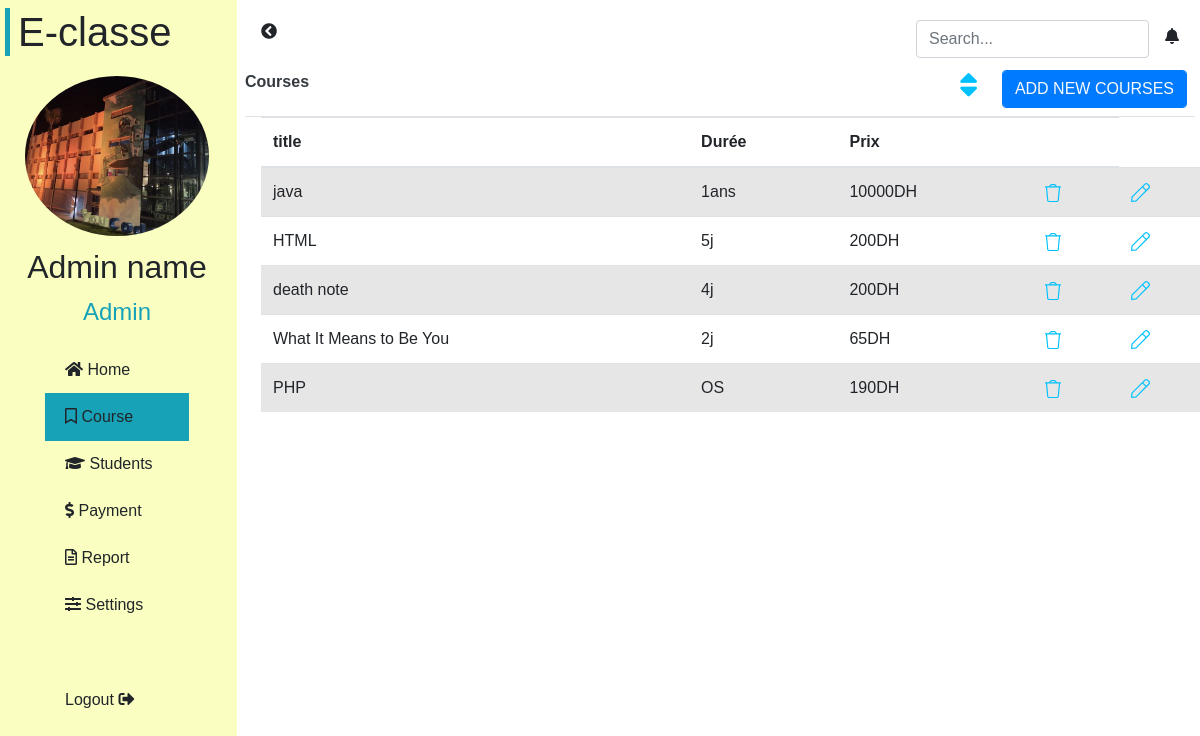
The page /course.php on the database its author committed.
### tables this page shows
CREATE TABLE `courses` (
  `id` int(11) NOT NULL,
  `title_course` varchar(30) NOT NULL,
  `duree_course` varchar(20) NOT NULL,
  `prix_course` float NOT NULL
);

### course.php (the view, shortened to what this page needs)
<?php   include_once 'server.php'; ?>
<!DOCTYPE html>
<html lang="fr">
<head>
    <link href="css/bootstrap.min.css" rel="stylesheet" >
    <link  href="css/dashboord.css" rel="stylesheet">
    <link rel="stylesheet" href="https://cdnjs.cloudflare.com/ajax/libs/font-awesome/5.15.3/css/all.min.css" />
    <link rel="stylesheet" href="https://maxcdn.bootstrapcdn.com/bootstrap/4.0.0/css/bootstrap.min.css">
</head>
    <body class="row">
    <main>
        <div class="d-flex" id="dashboard">
        <div class="bg" id="sidebar-dashboard">
        <?php include 'sidebare.php'?>
        </div>
        <div id="page-content-dashboard">
          <div class=" px-0 ">
            <?php include 'navbar.php'?>
          </div>
            <div class=" px-2 ">
                    <div class="d-flex justify-content-between border-bottom">
                      <span class="fs-6 fw-bold text-dark my-2 ">Courses</span>
                                <form class="d-flex my-2 ">
                                  <i class="fas fa-sort mx-4 " style="font-size:30px;color:#00C1FE ;" ></i>
                                    <button class="form-control me-2 btn btn-primary text-light " type="button" data-toggle="modal" data-target="#exampleModal">
                                      ADD NEW COURSES</button>
                                  </form>
                    </div>
              <div class=" table-responsive-sm table-responsive-md">
                <table class="table table-striped  table-borderless table-hover bg-white mx-3 ">
                    <thead>
                        <tr class="bg_table text-table">
                          <th>title</th>
                          <th class="text-nowrap">Durée</th>
                          <th class="text-nowrap">Prix</th>
                          <th class="text-nowrap"></th>
                        </tr>
                      </thead>
                      <tbody>
          <?php
                    $sql =mysqli_query($conn," SELECT * FROM courses ORDER BY id desc  ") ;
                    while($row = mysqli_fetch_array($sql)){
              ?>
                 <tr>
                <td><?php echo $row["title_course"]; ?></td>
                <td><?php echo $row["duree_course"]; ?></td>
                <td><?php echo $row["prix_course"]; ?>DH</td>
                <td><a href="courdelete.php?id=<?php echo $row["id"]; ?>"><img src="img/ic-delete.svg"></a></td>
                <td> <a href="formup.php?id=<?php  echo $row["id"]; ?>"><img src=" img/ic-edit.svg"></a></td>
                </tr>
<?php } ?>
                    </tbody>
                </table>
            </div>
    </div>
    </div>
    </div>
   </main>
</body>
</html>

### css/dashboord.css (style rules this page uses)
body { margin: 0; padding: 0; box-sizing: border-box; background: #e5e5e57e; background-size: cover; background-repeat: no-repeat; overflow-x: hidden; font-size: 14px; font-family: 'Montserrat', sans-serif!important; }
.bg { background: #FAFFC1; height: 200vh; }
#sidebar-dashboard { min-height: 100%; margin-left: -240px; }
#page-content-dashboard { min-width: 100%; }
@media (min-width: 768px) { #sidebar-dashboard { margin-left: 0; } }
@media (min-width: 768px) { #page-content-dashboard { min-width: 0; width: 100%; } }

### rows shown on the page
courses: title_course "java", duree_course "1ans", prix_course "10000"
courses: title_course "HTML", duree_course "5j", prix_course "200"
courses: title_course "death note", duree_course "4j", prix_course "200"
courses: title_course "What It Means to Be You", duree_course "2j", prix_course "65"
courses: title_course "PHP", duree_course "OS", prix_course "190"
